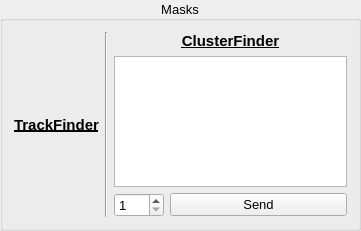
        <widget class="QGroupBox" name="groupBox_3">
         <property name="geometry">
          <rect>
           <x>20</x>
           <y>20</y>
           <width>361</width>
           <height>231</height>
          </rect>
         </property>
         <property name="font">
          <font>
           <pointsize>10</pointsize>
           <weight>50</weight>
           <bold>false</bold>
          </font>
         </property>
         <property name="title">
          <string>Masks</string>
         </property>
         <property name="alignment">
          <set>Qt::AlignCenter</set>
         </property>
         <layout class="QHBoxLayout" name="horizontalLayout_11">
          <item>
           <layout class="QVBoxLayout" name="verticalLayout_7">
            <item>
             <widget class="QLabel" name="label_12">
              <property name="font">
               <font>
                <pointsize>11</pointsize>
                <weight>75</weight>
                <bold>true</bold>
                <underline>true</underline>
               </font>
              </property>
              <property name="text">
               <string>TrackFinder</string>
              </property>
              <property name="alignment">
               <set>Qt::AlignCenter</set>
              </property>
             </widget>
            </item>
           </layout>
          </item>
          <item>
           <widget class="Line" name="line_3">
            <property name="orientation">
             <enum>Qt::Vertical</enum>
            </property>
           </widget>
          </item>
          <item>
           <layout class="QVBoxLayout" name="verticalLayout_8">
            <item>
             <widget class="QLabel" name="label_14">
              <property name="font">
               <font>
                <pointsize>11</pointsize>
                <weight>75</weight>
                <bold>true</bold>
                <underline>true</underline>
               </font>
              </property>
              <property name="text">
               <string>ClusterFinder</string>
              </property>
              <property name="alignment">
               <set>Qt::AlignCenter</set>
              </property>
             </widget>
            </item>
            <item>
             <widget class="QListWidget" name="CF_Masks_lw">
              <property name="font">
               <font>
                <pointsize>12</pointsize>
                <weight>50</weight>
                <bold>false</bold>
               </font>
              </property>
             </widget>
            </item>
            <item>
             <layout class="QHBoxLayout" name="horizontalLayout_13">
              <property name="leftMargin">
               <number>0</number>
              </property>
              <property name="topMargin">
               <number>0</number>
              </property>
              <item>
               <widget class="QSpinBox" name="CF_Mask_NUM_sb">
                <property name="sizePolicy">
                 <sizepolicy hsizetype="Fixed" vsizetype="Fixed">
                  <horstretch>0</horstretch>
                  <verstretch>0</verstretch>
                 </sizepolicy>
                </property>
                <property name="maximumSize">
                 <size>
                  <width>50</width>
                  <height>16777215</height>
                 </size>
                </property>
                <property name="minimum">
                 <number>1</number>
                </property>
                <property name="maximum">
                 <number>8</number>
                </property>
               </widget>
              </item>
              <item>
               <widget class="QPushButton" name="Send_CF_Masks_pb">
                <property name="text">
                 <string>Send</string>
                </property>
               </widget>
              </item>
             </layout>
            </item>
           </layout>
          </item>
         </layout>
        </widget>
